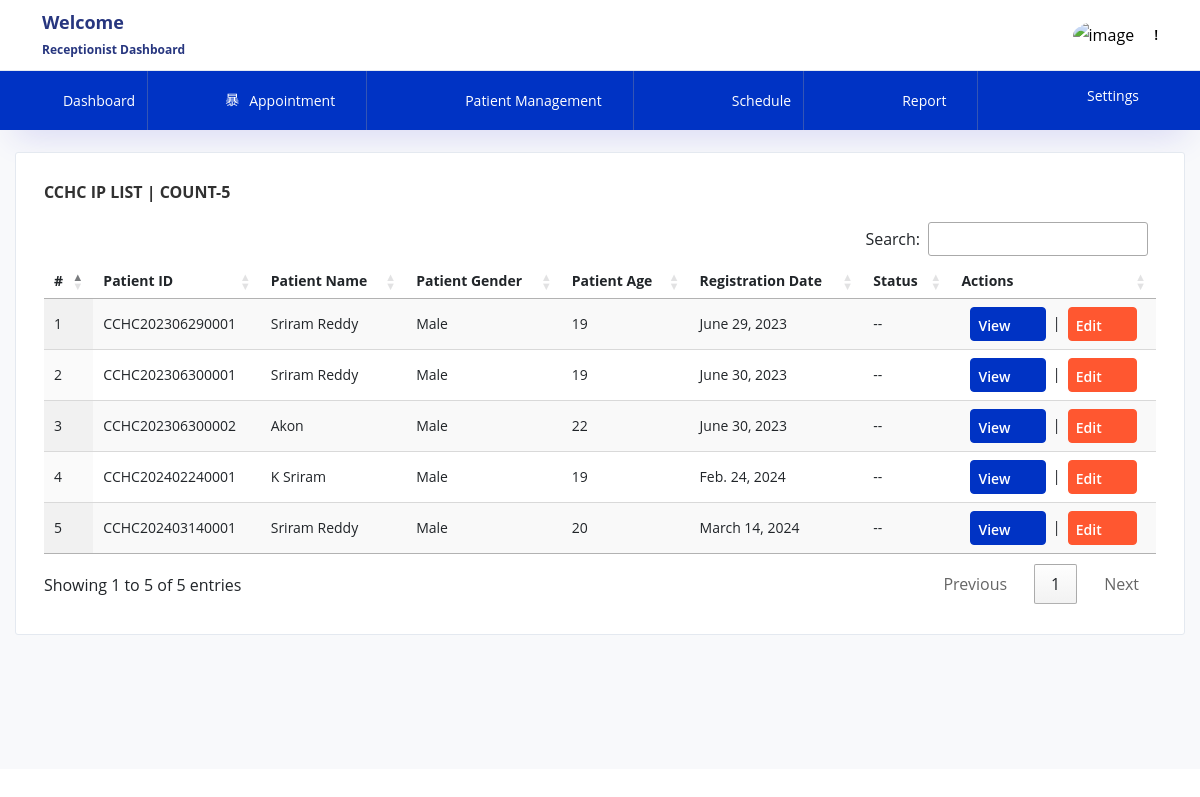
Screenshot of /receptionist/receptionist_patientList with the database file from the repository.
### patient/models.py (models this page shows, shortened)
class PatientPrimaryData(models.Model):
    patient_id = models.CharField(max_length=16, unique=True)
    patient_name = models.CharField(max_length=100)
    patient_age = models.PositiveIntegerField()
    patient_dob = models.DateField()
    patient_gender = models.CharField(max_length=10)
    mobile_number = models.CharField(max_length=17)
    guardian_name = models.CharField(max_length=100)
    relationship = models.CharField(max_length=100)
    registration_date = models.DateField(default=timezone.now)
    state = models.CharField(max_length=100)
    district = models.CharField(max_length=100)
    address=models.TextField(max_length=250, default='')

### receptionist/views.py (the view)
# urls.py: path('receptionist_patientList',views.receptionist_patientList,name="receptionist_patientList"),
def receptionist_patientList(request):
    patient=PatientPrimaryData.objects.all()
    patient_count = PatientPrimaryData.objects.count()
    return render(request,'receptionist_patientList.html',{'patient':patient,'patient_count':patient_count})

### templates/receptionist_patientList.html (shortened to what this page needs)
{% extends 'receptionist_base.html' %} {% load static %} {% block body %}
<link
  rel="stylesheet"
  type="text/css"
  href="https://cdn.datatables.net/1.10.25/css/jquery.dataTables.min.css"
/>
<link
  rel="stylesheet"
  type="text/css"
  href="https://cdn.datatables.net/buttons/1.7.1/css/buttons.dataTables.min.css"
/>
<div class="col-lg-12 stretch-card">
  <div class="card">
    <div class="card-body">
      <h4 class="card-title">CCHC IP LIST | COUNT-{{ patient_count }}</h4>
      <div class="row">
        <div class="col-12">
          <div class="table-responsive">
            <div class="table">
              <table id="patient_list" class="display">
                <thead>
                  <tr>
                    <th>#</th>
                    <th>Patient ID</th>
                    <th>Patient Name</th>
                    <th>Patient Gender</th>
                    <th>Patient Age</th>
                    <th>Registration Date</th>
                    <th>Status</th>
                    <th>Actions</th>
                  </tr>
                </thead>
                <tbody>
                  {% for x in patient %}
                  <tr>
                    <td>{{ forloop.counter }}</td>
                    <td>{{ x.patient_id }}</td>
                    <td>{{ x.patient_name }}</td>
                    <td>{{ x.patient_gender }}</td>
                    <td>{{ x.patient_age }}</td>
                    <td>{{ x.registration_date }}</td>
                    <td>--</td>
                    <td style="text-align: center">
                      <a
                        href="/receptionist/receptionist_patient_View_Edit/{{ x.patient_id }}/"
                        type="button"
                        class="btn btn-primary btn-icon-text btn-sm"
                        >View <i class="mdi mdi-file-check btn-icon-append"></i
                      ></a>
                      &nbsp;|&nbsp;
                      <a
                        type="button"
                        class="btn btn-warning btn-icon-text btn-sm"
                        >Edit <i class="mdi mdi-file-check btn-icon-append"></i
                      ></a>
                    </td>
                  </tr>
                  {% endfor %}
                </tbody>
              </table>
            </div>
          </div>
        </div>
      </div>
    </div>
  </div>
</div>
{% endblock %}

### rows the page displays
PatientPrimaryData: patient_id "CCHC202306290001", patient_name "Sriram Reddy", patient_gender "Male", patient_age "19", registration_date "June 29, 2023"
PatientPrimaryData: patient_id "CCHC202306300001", patient_name "Sriram Reddy", patient_gender "Male", patient_age "19", registration_date "June 30, 2023"
PatientPrimaryData: patient_id "CCHC202306300002", patient_name "Akon", patient_gender "Male", patient_age "22", registration_date "June 30, 2023"
PatientPrimaryData: patient_id "CCHC202402240001", patient_name "K Sriram", patient_gender "Male", patient_age "19", registration_date "Feb. 24, 2024"
PatientPrimaryData: patient_id "CCHC202403140001", patient_name "Sriram Reddy", patient_gender "Male", patient_age "20", registration_date "March 14, 2024"

### other values shown
{{ patient_count }} "5"
